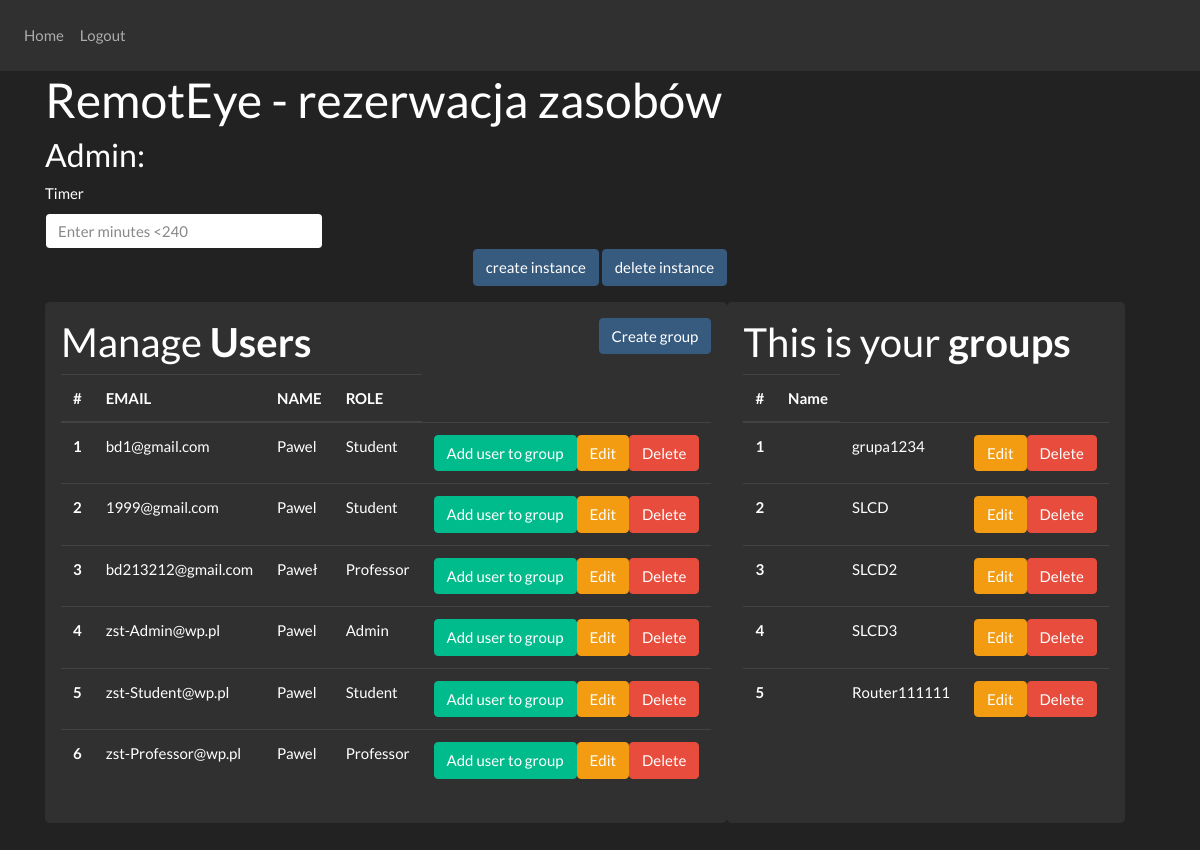
The app's page /main (signed in) with its own data.
### website/models.py (models this page shows)
class User(db.Model, UserMixin):
    id = db.Column(db.Integer, primary_key=True)
    email = db.Column(db.String(150), unique=True)
    password = db.Column(db.String(150))
    first_name = db.Column(db.String(150))
    role = db.Column(db.String)

class Group(db.Model):
    id = db.Column(db.Integer, primary_key=True)
    id_owner = db.Column(db.Integer, db.ForeignKey('user.id'), primary_key=True)
    name_group = db.Column(db.String(150))

### website/views.py (the view)
@views.route('/main', methods=['GET'])
@login_required
def get_main_page():
    return render_template("home-Admin.html",
                           current_user=current_user,
                           users=show_users(),
                           groups=show_groups(),
                           groups_for_current_professor=show_groups_for_current_professor(),
                           user_has_permission=user_has_permission,
                           )

### website/__init__.py (called while the page is built)
def create_app():
    app = Flask(__name__)
    app.config['SECRET_KEY'] = 'hjshjhdjah kjshkjdhjs'
    app.config['SQLALCHEMY_DATABASE_URI'] = f'sqlite:///{DB_NAME}'
    app.config['PERMANENT_SESSION_LIFETIME'] = timedelta(minutes=60) #Auto wylogowanie po 5 minutach
    db.init_app(app)
    from .views import views
    from .auth import auth
    app.register_blueprint(views, url_prefix='/')
    app.register_blueprint(auth, url_prefix='/')
    from .models import User, Group, UserInGroup
    create_database(app)
    login_manager = LoginManager()
    login_manager.login_view = 'auth.login'
    login_manager.init_app(app)
    @login_manager.user_loader
    def load_user(id):
        return User.query.get(int(id))
    return app

### website/permissions.py (called while the page is built)
def user_has_permission(permission):
    return permission in role_permissions[current_user.role]

### website/request_to_database.py (called while the page is built)
def show_users():
    results = db.session.query(User).all()
    return results

def show_groups():
    results = db.session.query(Group).all()
    return results

def show_groups_for_current_professor():
    results = filter(lambda group: group.id_owner == current_user.id, db.session.query(Group).all())
    return results

### website/templates/home-Admin.html (shortened to what this page needs)
{% extends "base.html" %}{% block title %}RemotEye - Admin{% endblock %}
{% block content %}
    <h1> RemotEye - rezerwacja zasobów </h1>
    <h3>Admin: </h3>
    <form method="post" action="/create-group">
        <div class="w-25">
            <label for="time">Timer</label>
            <input
                    class="form-control"
                    name="time"
                    placeholder="Enter minutes <240"
            />
        </div>
        <div align="center">
            <input type="submit"
                   value="create instance"
                   class="btn btn-primary mb-3"
                   name="action1"
            />
            <input type="submit"
                   value="delete instance"
                   class="btn btn-primary mb-3"
                   name="action2"
            />
        </div>
        <div class="container">
            <div class="row">
                {% include "table_users.html" %}
                {% include "professors-groups.html" %}
            </div>
        </div>
    </form>
{% endblock %}

### website/templates/base.html (shortened to what this page needs)
<!DOCTYPE html>
<html>
  <head>
    <link
      rel="stylesheet"
      href="https://stackpath.bootstrapcdn.com/bootstrap/4.4.1/css/bootstrap.min.css"
    />
    <link
      rel="stylesheet"
      href="https://cdn.jsdelivr.net/npm/bootswatch@4.5.2/dist/darkly/bootstrap.min.css"
    />
  </head>
  <body>
    <nav class="navbar navbar-expand-lg navbar-dark bg-dark">
      <div class="collapse navbar-collapse" id="navbar">
        <div class="navbar-nav">
          {% if current_user.is_authenticated %}
          <a class="nav-item nav-link" id="home" href="/main">Home</a>
          <a class="nav-item nav-link" id="logout" href="/logout">Logout</a>
          {% else %}
          <a class="nav-item nav-link" id="login" href="/">Login</a>
          <a class="nav-item nav-link" id="signUp" href="/sign-up">Sign Up</a>
          {% endif %}
        </div>
      </div>
    </nav>
    <div class="container">{% block content %} {% endblock %}</div>
  </body>
</html>

### website/templates/table_users.html (shortened to what this page needs)
{% if user_has_permission("table_users") %}
    <div class="jumbotron p-3">
        <h2> Manage <b> Users </b>
            <button type="button"
                    class="btn btn-primary float-right"
                    data-toggle="modal"
                    data-target="#mymodal">Create group
            </button>
        </h2>
        <table class="table table-hover table-dark">
            <thead>
            <tr>
                <th scope="col"> #</th>
                <th scope="col"> EMAIL</th>
                <th scope="col"> NAME</th>
                <th scope="col"> ROLE</th>
            </tr>
            </thead>
            {% for user in users %}
                <tr>
                    <th scope="row"> {{ user.id }} </th>
                    <td> {{ user.email }} </td>
                    <td> {{ user.first_name }} </td>
                    <td> {{ user.role }} </td>
                    <td>
                        <a href=""
                           class="btn btn-danger btn-xs float-right"
                           onclick="return confirm('Are you sure to delete?')">Delete</a>
                        <a href=""
                           class="btn btn-warning btn-xs float-right"
                           data-toggle="modal"
                           data-target="#modaledit">Edit</a>
                        <a href=""
                           class="btn btn-success btn-xs float-right"
                           data-toggle="modal"
                           data-target="#add_user_to_group"
                           id="button_add_user_to_group-{{ user.id }}"
                           onclick="sendIdButtonForUser(this.id)">Add user to group</a>
                    </td>
                </tr>
            {% endfor %}
        </table>
    </div>
{% endif %}

### website/templates/professors-groups.html
{% if user_has_permission("groups_for_current_professor") %}
    <div class="jumbotron p-3">
        <h2> This is your <b> groups </b></h2>
        <table class="table table-hover table-dark">
            <thead>
            <tr>
                <th scope="col"> #</th>
                <th scope="col"> Name</th>
            </tr>
            </thead>
            {% for group in groups_for_current_professor %}
                <tr>
                    <th scope="row"> {{ loop.index }}
                    <th>
                    <td> {{ group.name_group }} </td>
                    <td>
                        <a href="" class="btn btn-danger btn-xs float-right"
                           onclick="return confirm('Are you sure to delete?')">Delete</a>
                        <a href="" class="btn btn-warning btn-xs float-right" data-toggle="modal"
                           data-target="#modaledit">Edit</a>
                    </td>
                </tr>
            {% endfor %}
        </table>
    </div>
{% endif %}

### records on screen
User: id "1", email "bd1@gmail.com", first_name "Pawel", role "Student"
User: id "2", email "1999@gmail.com", first_name "Pawel", role "Student"
User: id "3", email "bd213212@gmail.com", first_name "Paweł", role "Professor"
User: id "4", email "zst-Admin@wp.pl", first_name "Pawel", role "Admin"
User: id "5", email "zst-Student@wp.pl", first_name "Pawel", role "Student"
User: id "6", email "zst-Professor@wp.pl", first_name "Pawel", role "Professor"
Group: name_group "grupa1234"
Group: name_group "SLCD"
Group: name_group "SLCD2"
Group: name_group "SLCD3"
Group: name_group "Router111111"
